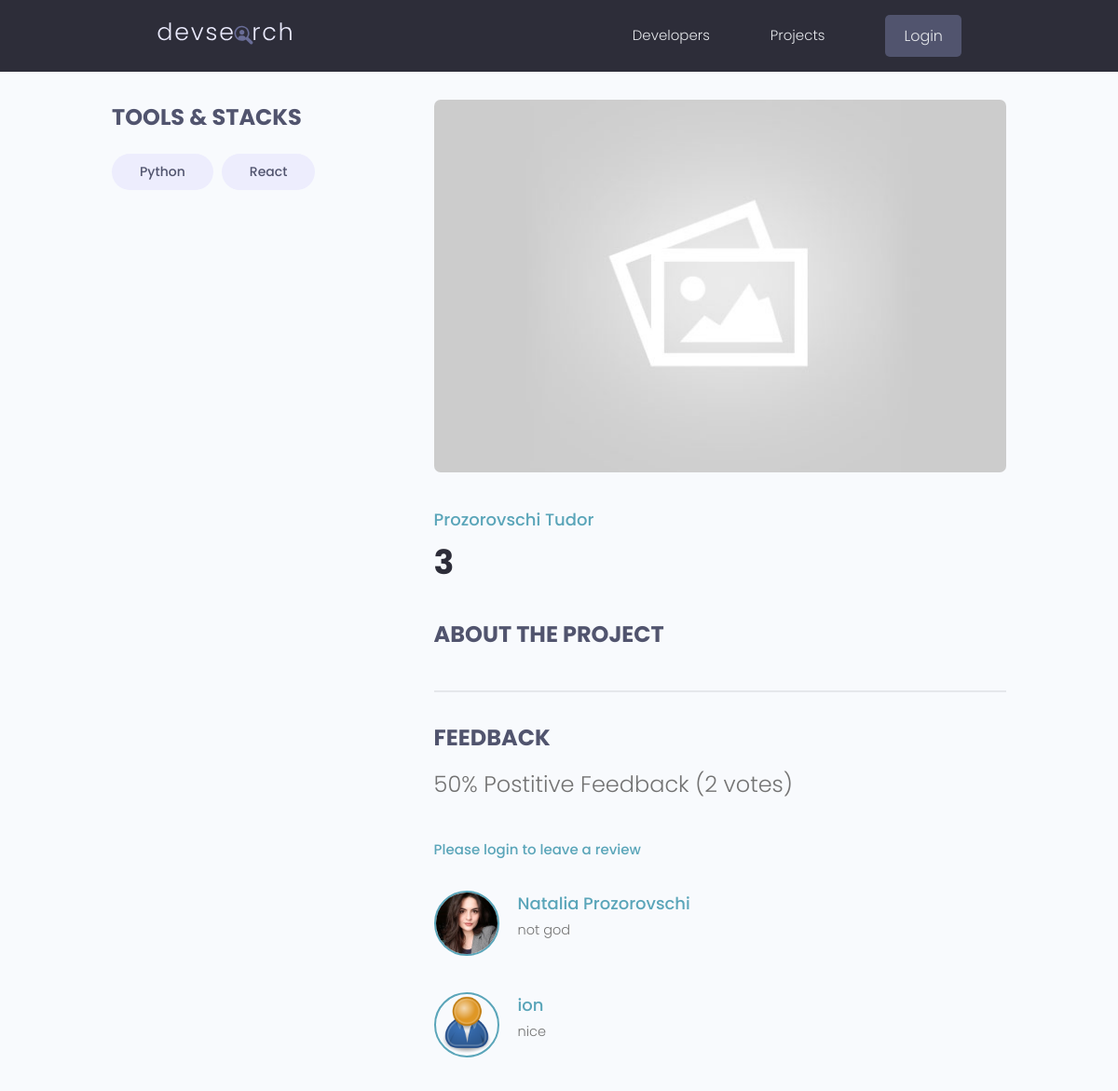
Page /projects/project/81374f1a-80fd-49fa-a3e3-5c92964dd593/ on the committed database.
### projects/models.py (models this page shows, shortened)
class Tag(models.Model):
    name = models.CharField(max_length=200)
    created = models.DateTimeField(auto_now_add=True)
    id = models.UUIDField(default=uuid.uuid4, unique=True,
                          primary_key=True, editable=False)
    def __str__(self):
        return self.name

class Project(models.Model):
    owner = models.ForeignKey(Profile, null=True, blank=True, on_delete=models.SET_NULL)
    title = models.CharField(max_length=200)  # corectare: max_length
    description = models.TextField(null=True, blank=True)
    featured_image = models.ImageField(
        null=True, blank=True, default='default.jpg')
    demo_link = models.CharField(max_length=200, null=True, blank=True)  # corectare: max_length
    source_link = models.CharField(max_length=2000, null=True, blank=True)
    tags = models.ManyToManyField('Tag', blank=True)
    vote_total = models.IntegerField(default=0, null=True, blank=True)
    vote_ratio = models.IntegerField(default=0, null=True, blank=True)
    created = models.DateField(auto_now_add=True)
    id = models.UUIDField(default=uuid.uuid4, unique=True, primary_key=True, editable=False)
    class Meta:
        ordering = ['-vote_ratio', '-vote_total', 'title']
    @property
    def reviewers(self):
        queryset = self.review_set.all().values_list('owner__id', flat = True)
        return queryset

class Review(models.Model):
    VOTE_TYPE = (
        ('up', 'Up Vote'),
        ('down', 'Down Vote'),
    )
    owner = models.ForeignKey(Profile, on_delete=models.CASCADE, null=True)
    project = models.ForeignKey(Project, on_delete=models.CASCADE)
    body = models.TextField(null=True, blank=True)
    value = models.CharField(max_length=200, choices=VOTE_TYPE)
    created = models.DateTimeField(auto_now_add=True)
    id = models.UUIDField(default=uuid.uuid4, unique=True,
                          primary_key=True, editable=False)
    class Meta:
        unique_together = [['owner', 'project']]

### users/models.py (models this page shows, shortened)
class Profile(models.Model):
    user = models.OneToOneField(User, on_delete=models.CASCADE, null=True, blank=True)
    name = models.CharField(max_length=200, blank=True, null=True)
    email = models.EmailField(max_length=500, blank=True, null=True)
    username = models.CharField(max_length=200, blank=True, null=True)
    location = models.CharField(max_length=200, blank=True, null=True)
    short_intro = models.CharField(max_length=200, blank=True, null=True)
    bio = models.TextField(blank=True, null=True)
    profile_image = models.ImageField(
        null=True, blank=True, upload_to='profiles/', default="profiles/user-default.png")
    social_github = models.CharField(max_length=200, blank=True, null=True)
    social_twitter = models.CharField(max_length=200, blank=True, null=True)
    social_linkedin = models.CharField(max_length=200, blank=True, null=True)
    social_youtube = models.CharField(max_length=200, blank=True, null=True)
    social_website = models.CharField(max_length=200, blank=True, null=True)
    created = models.DateTimeField(auto_now_add=True)
    id = models.UUIDField(default=uuid.uuid4, unique=True,
                          primary_key=True, editable=False)

### projects/views.py (the view, shortened to what this page needs)
# urls.py: path('project/<str:pk>/', views.project, name="project"),
def project(request, pk):
    projectObj = get_object_or_404(Project, id=pk)
    form = ReviewForm()
    context = {'project': projectObj, 'form': form}
    return render(request, 'projects/single-project.html', context)

### projects/templates/projects/single-project.html (shortened to what this page needs)
{% extends 'main.html' %}
{% block content %}
  <main class="singleProject my-md">
    <div class="container">
      <div class="layout">
        <div class="column column--1of3">
          <h3 class="singleProject__subtitle">Tools & Stacks</h3>
          <div class="singleProject__toolStack">
            {% for tag in project.tags.all %}
            <span class="tag tag--pill tag--sub tag--lg">
              <small>{{tag}}</small>
            </span>
            {% endfor %}
        </div>
        </div>
        <div class="column column--2of3">
          <img class="singleProject__preview" src="{{ project.featured_image.url }}" alt="portfolio thumbnail" />
          <a href="{% url 'user-profile' project.owner.id  %}"
          class="singleProject__developer">{{project.owner.name}}</a>
          <h2 class="singleProject__title">{{ project.title }}</h2>
          <h3 class="singleProject__subtitle">About the Project</h3>
          <div class="comments">
            <h3 class="singleProject__subtitle">Feedback</h3>
            <h5 class="project--rating">
            {{project.vote_ratio}}% Postitive Feedback ({{project.vote_total}} vote{{project.vote_total|pluralize:"s"}})
            </h5>
            {% if request.user.profile.id in project.reviewers %}
            <p>You have already submitted your review for this project</p>
            {% elif request.user.profile == project.owner %}
            <p>You cannot review your own work</p>
            {% else %}
            <a href="{% url 'login' %}?next={{ request.path }}">Please login to leave a review</a>
            {% endif %}
            <div class="commentList">
              {% for review in project.review_set.all %}
              {% if review.body %}
              <div class="comment">
                <a href="{% url 'user-profile' review.owner.id %}">
                  <img class="avatar avatar--md"
                    src="{{review.owner.profile_image.url}}" alt="user" />
                </a>
                <div class="comment__details">
                  <a href="{% url 'user-profile' review.owner.id %}" class="comment__author">{{review.owner.name}}</a>
                  <p class="comment__info">{{review.body|linebreaksbr}} </p>
                </div>
              </div>
              {% endif %}
              {% endfor %}
            </div>
          </div>
        </div>
      </div>
    </div>
  </main>
{% endblock %}

### static/styles/app.css (style rules this page uses)
img { width: 100%; }
.singleProject .column--1of3 { order: 2; }
@media screen and (min-width: 1081px) { .singleProject .column--1of3 { order: 1; } }
@media screen and (min-width: 1081px) { .singleProject .column--2of3 { order: 2; } }
.singleProject__toolStack { margin-top: 2rem; margin-bottom: 4rem; }
.singleProject__preview { height: 50vh; object-fit: cover; object-position: top center; margin-bottom: 3rem; border-radius: 0.7rem; }
.singleProject__developer { font-size: 1.8rem; font-weight: 500; }
.singleProject__title { font-size: 3.6rem; font-weight: 700; color: var(--color-sub); margin-bottom: 3rem; }
.project--rating { margin-bottom: 1.6em; margin-top: .5em; }
.singleProject__subtitle { text-transform: uppercase; font-size: 2.4rem; font-weight: 700; color: var(--color-sub-light); margin-bottom: 1rem; }
.comments { margin-top: 4rem; padding-top: 3rem; border-top: 2px solid var(--color-light); }
.commentList { margin: 3rem 0; }
.comment { display: flex; gap: 2rem; }
.comment:not(:last-child) { margin-bottom: 3rem; }
.comment__author { font-size: 1.8rem; }
.comment__info { font-size: 1.45rem; }

### static/uikit/styles/modules/_base.css (style rules this page uses)
* { margin: 0; padding: 0; box-sizing: border-box; text-rendering: optimizeLegibility; color: inherit; font-size: inherit; }
body { line-height: 1.6; font-weight: 400; font-size: 1.5rem; color: var(--color-text); background-color: var(--color-bg); min-height: 100vh; }

### static/uikit/styles/modules/_typography.css (style rules this page uses)
* { font-family: var(--font-base); }
h2 { font-size: 3.6rem; font-weight: var(--font-bold); }
h3 { font-size: 3.2rem; font-weight: var(--font-medium); }
h5 { font-size: 2.4rem; font-weight: var(--font-medium); }
h5, h6 { font-weight: var(--font-regular); }
p, span, strong { font-size: 1.6rem; color: var(--color-text); font-weight: var(--font-regular); }
a { padding-bottom: 2px; text-decoration: none; display: inline-block; color: var(--color-main); font-weight: var(--font-medium); }

### static/uikit/styles/modules/_utilities.css (style rules this page uses)
.container { width: 92%; max-width: 165rem; margin: 0 auto; box-sizing: border-box; }
@media screen and (min-width: 1000px) { .container { width: 90%; } }
@media screen and (min-width: 1200px) { .container { width: 80%; } }
.my-md { margin: 3rem auto; }

### static/uikit/styles/modules/_avatar.css (style rules this page uses)
.avatar { border-radius: 50%; border: 2px solid var(--color-main); object-fit: cover; }
.avatar--md { height: 7rem; width: 7rem; }

### static/uikit/styles/modules/_tag.css (style rules this page uses)
.tag { display: inline-flex; align-items: center; background-color: var(--color-sub); height: -webkit-fit-content; height: -moz-fit-content; height: fit-content; width: -webkit-fit-content; width: -moz-fit-content; width: fit-content; border-radius: 0.5rem; padding: 0.5rem 1.5rem; font-size: 1.2rem; cursor: pointer; }
.tag:not(:last-child) { margin-right: 0.25rem; margin-bottom: 0.75rem; }
.tag > small { color: var(--color-white); }
.tag--pill { border-radius: 5rem; }
.tag--sub, .tag--sub > small { background: var(--color-sub-lighter); color: var(--color-sub-light); font-weight: 500; }
.tag--lg { padding: 0.8rem 3rem; font-size: 1.4rem; }
.tag--lg:not(:last-child) { margin-right: 0.5rem; margin-bottom: 1rem; }

### static/uikit/styles/modules/_layout.css (style rules this page uses)
.layout { display: flex; flex-flow: row wrap; justify-content: space-between; }
.layout > .column { margin-bottom: 3rem; }
.layout > .column.column--1of3 { flex-basis: 30%; }
.layout > .column.column--2of3 { flex-basis: 64%; }

### rows in the picture
Tag: name "Python"
Tag: name "React"
Project: featured_image (placeholder picture), owner.name "Prozorovschi Tudor", title "3", vote_ratio "50", vote_total "2"
Review: owner.profile_image (picture), owner.name "Natalia Prozorovschi", body "not god"
Review: owner.profile_image (placeholder picture), owner.name "ion", body "nice"
